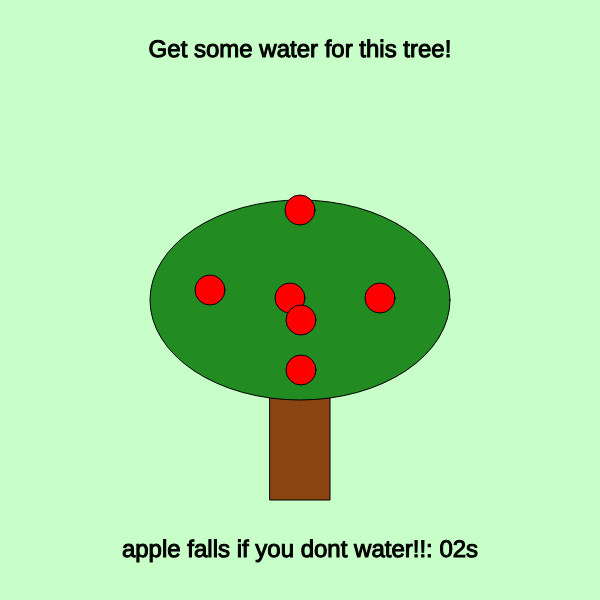
Frame 1 (no input)
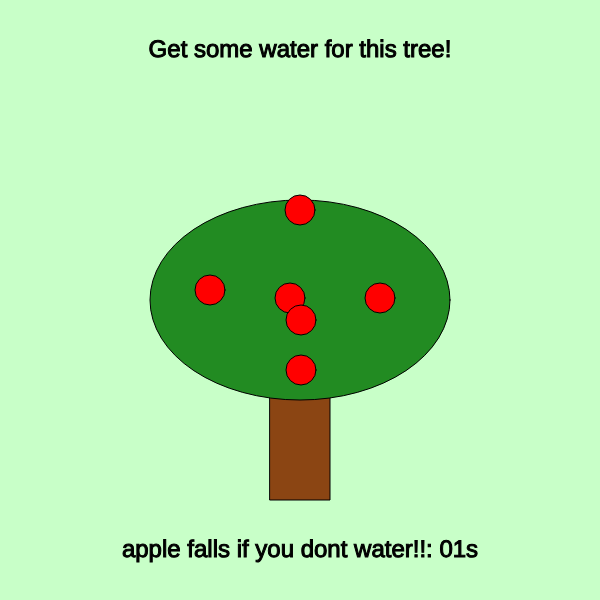
Frame 60 (no input)
Frame 120 (the mouse pressed at the canvas centre since frame 60): identical to frame 60, image omitted

The p5.js sketch that drew these frames (run headless with seeded random() and noise() and a simulated clock; from frame 60 on, the mouse is pressed at the canvas centre):

// p5.js sketch
// ── sketch.js
let appleCount = 6;  
let lastWatered = 0; 
let interval = 2500; 
let countdown = interval;

function setup() {
  createCanvas(600, 600);
  textAlign(CENTER, CENTER);
  textSize(24);
  lastWatered = millis(); 
}

function draw() {
  background(200, 255, 200); 
  
  // clock for falls
  let timePassed = millis() - lastWatered;
  countdown = interval - (timePassed % interval);  // Countdown for each 14 seconds

  
  drawTree(appleCount);
  
  // text
  fill(0);
  text("Get some water for this tree!", width / 2, 50);

  // countdown clock
  let secondsLeft = nf(floor(countdown / 1000), 2);
  text("apple falls if you dont water!!: " + secondsLeft + "s", width / 2, height - 50);

  
  if (timePassed > interval && appleCount > 0) {
    appleCount--;
    lastWatered = millis();  // Reset timer
  }
}

// tree and apples
function drawTree(appleCount) {
  fill(139, 69, 19); 
  stroke(0);
  
  // tree
  rect(width / 2 - 30, height / 2 + 50, 60, 150);
  
  fill(34, 139, 34); 
  ellipse(width / 2, height / 2, 300, 200);  

  // apples
  let applePositions = [
    {x: width / 2 - 90, y: height / 2 - 10},
    {x: width / 2 + 80, y: height / 2 - 2},
    {x: width / 2 - 10, y: height / 2 - 2},
    {x: width / 2 + 1, y: height / 2 + 70},
    {x: width / 2, y: height / 2 - 90},
    {x: width / 2 + 1, y: height / 2 + 20},
  ];

  // apple count
  fill(255, 0, 0);  
  for (let i = 0; i < appleCount; i++) {
    let pos = applePositions[i];
    ellipse(pos.x, pos.y, 30, 30);  
  }
}

// Mouseclick for watering
function mousePressed() {
  if (appleCount < 6) {
    appleCount++; 
  }
  lastWatered = millis(); 
}
